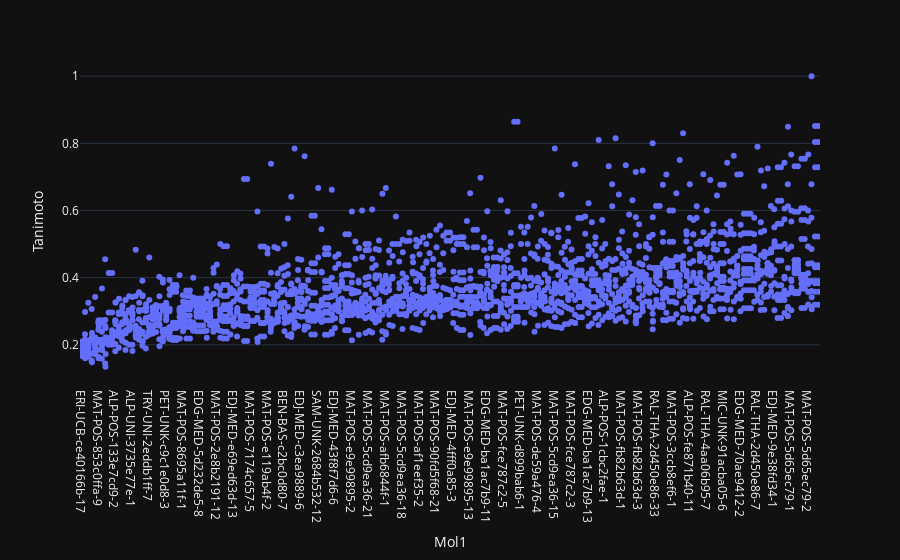

Here is the notebook cell this chart was saved with:
### Code cell
px.strip(top10_df, x="Mol1", y="Tanimoto", category_orders={"Mol1": mean_df.sort_values("Tanimoto")["Mol1"]})

### Figure 1 — Plotly figure (JSON) as saved in the notebook; plotly's stock layout.template omitted (floating-point values rounded to 4 significant figures; data arrays with more than 128 entries replaced by an {"elided": "..."} marker saying what was removed)
{"data": [{"alignmentgroup": "True", "boxpoints": "all", "fillcolor": "rgba(255,255,255,0)", "hoveron": "points", "hovertemplate": "Mol1=%{x}<br>Tanimoto=%{y}<extra></extra>", "legendgroup": "", "line": {"color": "rgba(255,255,255,0)"}, "marker": {"color": "#636efa"}, "name": "", "offsetgroup": "", "orientation": "v", "pointpos": 0, "showlegend": false, "x": {"elided": "2190 str values"}, "x0": " ", "xaxis": "x", "y": {"elided": "2190 float values"}, "y0": " ", "yaxis": "y", "type": "box"}], "layout": {"xaxis": {"anchor": "y", "domain": [0.0, 1.0], "title": {"text": "Mol1"}, "categoryorder": "array", "categoryarray": {"elided": "219 str values"}}, "yaxis": {"anchor": "x", "domain": [0.0, 1.0], "title": {"text": "Tanimoto"}}, "legend": {"tracegroupgap": 0}, "margin": {"t": 60}, "boxmode": "group"}}
